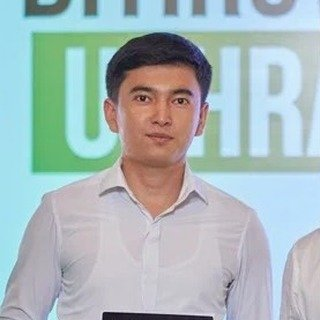
#> input picture edits/claude_sfx/profile.png, 320 x 320 px
$ python render7.py ../claude_sfx/profile.png ../claude_sfx/profile.png ../claude_sfx/profile.png ../claude_sfx/profile.png ../claude_sfx/profile.png ../claude_sfx/profile.png
#> lines starting #> are read from the running program, lines starting #| are printed output that depends on the picture
#!/usr/bin/env python3
"""ZRR story v2 — warm dark palette, shape-morphing speaker frame, b-roll, per-bullet animations.

usage: render2.py SRC.mov BROLL_DIR PHOTO.jpg OUT_PREFIX START END   (frame range, writes OUT_PREFIX.mp4)
       render2.py ... preview T1,T2,...                            (writes PNGs)
"""
import math
import os
import subprocess
import sys
from functools import lru_cache

import numpy as np
from PIL import Image, ImageDraw, ImageFilter, ImageFont

SRC, BROLL_DIR, PHOTO, OUT = sys.argv[1:5]
W, H, FPS = 1080, 1920, 30
SW, SH = 854, 480
SRC_FRAMES = 956
N = int(math.ceil((SRC_FRAMES / FPS + 1.05) * FPS))
DUR = N / FPS

# ---------- palette ----------
BG0 = (16, 8, 6)
BG1 = (52, 22, 14)
MAROON = (110, 36, 22)
RUST = (170, 70, 40)
AMBER = (232, 160, 58)
GOLD = (246, 198, 92)
CREAM = (247, 233, 210)
RED = (220, 70, 50)
MUTED = (150, 112, 92)

FD = "/usr/share/fonts/opentype/inter/"
@lru_cache(None)
def font(w, s): return ImageFont.truetype(FD + f"Inter-{w}.otf", s)
@lru_cache(None)
def dfont(w, s): return ImageFont.truetype(FD + f"InterDisplay-{w}.otf", s)

# ---------- easing ----------
def clamp(x, a=0.0, b=1.0): return max(a, min(b, x))
# [4 lines left out: function spring, not called in this run]
def ease_out(t): t = clamp(t); return 1 - (1 - t) ** 3
def ease_in(t): t = clamp(t); return t ** 3
def ease_io(t): t = clamp(t); return t * t * (3 - 2 * t)
def lerp(a, b, t): return a + (b - a) * t
def lerp_rect(a, b, t): return tuple(lerp(x, y, t) for x, y in zip(a, b))
def with_alpha(c, a): return (c[0], c[1], c[2], int(255 * clamp(a)))

# ---------- grading: warm, darker ----------
def make_lut():
    x = np.arange(256) / 255.0
    x = np.clip((x - 0.5) * 1.12 + 0.5, 0, 1) ** 1.12      # contrast + darker mids
    r = np.clip(x * 1.02 + 0.035, 0, 1)
    g = np.clip(x * 0.86 + 0.012, 0, 1)
    b = np.clip(x * 0.66 + 0.0, 0, 1)
    return [int(v * 255) for v in np.concatenate([r, g, b])]
LUT = make_lut()
def grade(im): return im.point(LUT)

# ---------- static layers ----------
def radial_bg():
    yy, xx = np.mgrid[0:H, 0:W].astype(np.float32)
    d1 = np.sqrt(((xx - 250) / 900) ** 2 + ((yy - 380) / 900) ** 2)
    d2 = np.sqrt(((xx - 900) / 800) ** 2 + ((yy - 1650) / 800) ** 2)
    g = np.clip(1 - d1, 0, 1) ** 1.6 * 0.9 + np.clip(1 - d2, 0, 1) ** 1.8 * 0.6
    base = np.array(BG0, np.float32)
    top = np.array(BG1, np.float32) * 1.25
    img = base[None, None] + (top - base)[None, None] * g[..., None]
    return Image.fromarray(np.uint8(np.clip(img, 0, 255)))
BG = radial_bg().convert("RGBA")
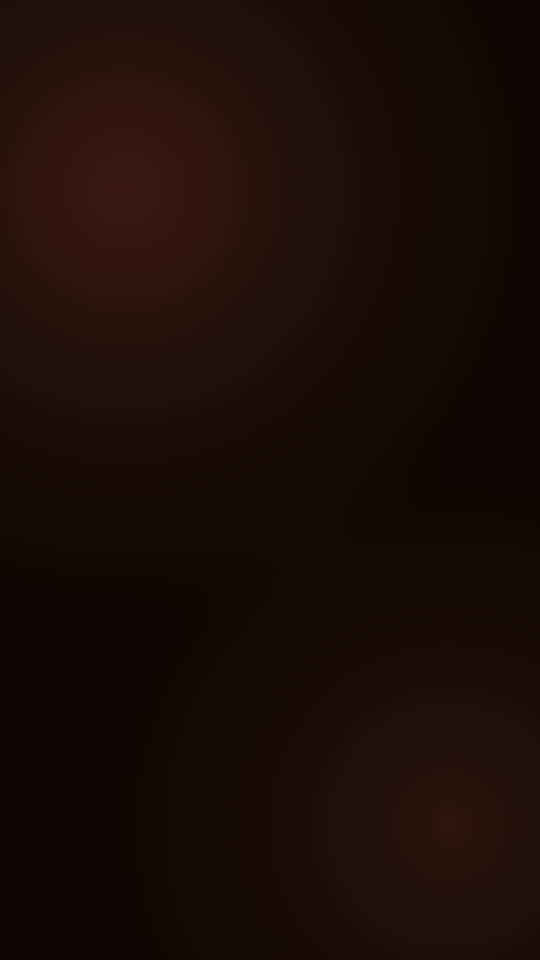
#> BG: PIL image 1080x1920 RGBA (shown at 1/2 size); mean R, G, B, A 26.9, 12.1, 8.2, 255

def vignette():
    yy, xx = np.mgrid[0:H, 0:W].astype(np.float32)
    d = np.sqrt(((xx - W / 2) / (W * 0.75)) ** 2 + ((yy - H / 2) / (H * 0.7)) ** 2)
    a = np.clip((d - 0.55) / 0.6, 0, 1) ** 1.5 * 200
    v = np.zeros((H, W, 4), np.uint8); v[..., 0:3] = BG0; v[..., 3] = a.astype(np.uint8)
    return Image.fromarray(v)
VIG = vignette()
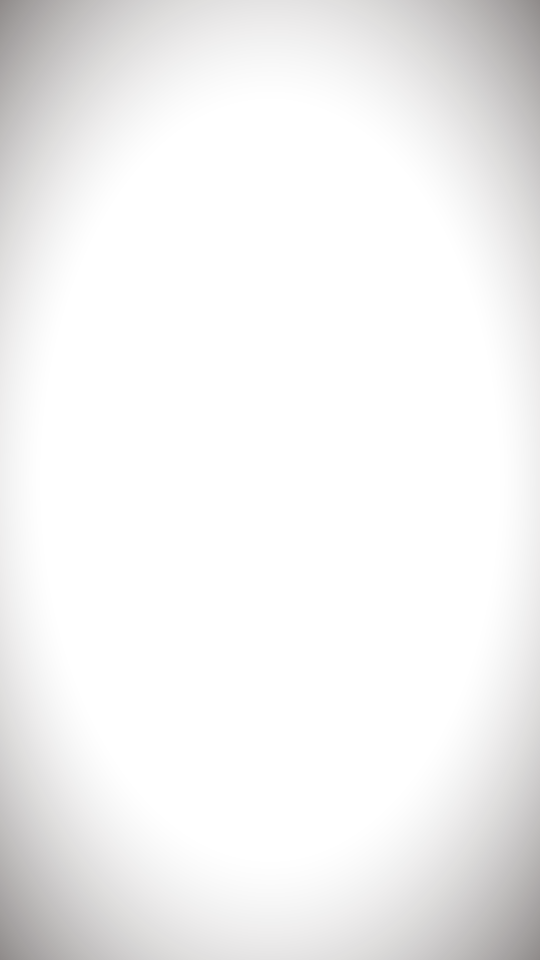
#> VIG: PIL image 1080x1920 RGBA (shown at 1/2 size); mean R, G, B, A 16, 8, 6, 12.9; transparent parts drawn white

def scrim(y0, y1, amax=0.9):
    a = np.zeros((H, W), np.float32)
    ramp = np.clip((np.arange(H) - y0) / max(1, (y1 - y0)), 0, 1) ** 1.4 * amax * 255
    a[:] = ramp[:, None]
    v = np.zeros((H, W, 4), np.uint8); v[..., 0:3] = BG0; v[..., 3] = a.astype(np.uint8)
    return Image.fromarray(v)
SCRIM_BOTTOM = scrim(1050, 1800, 0.92)
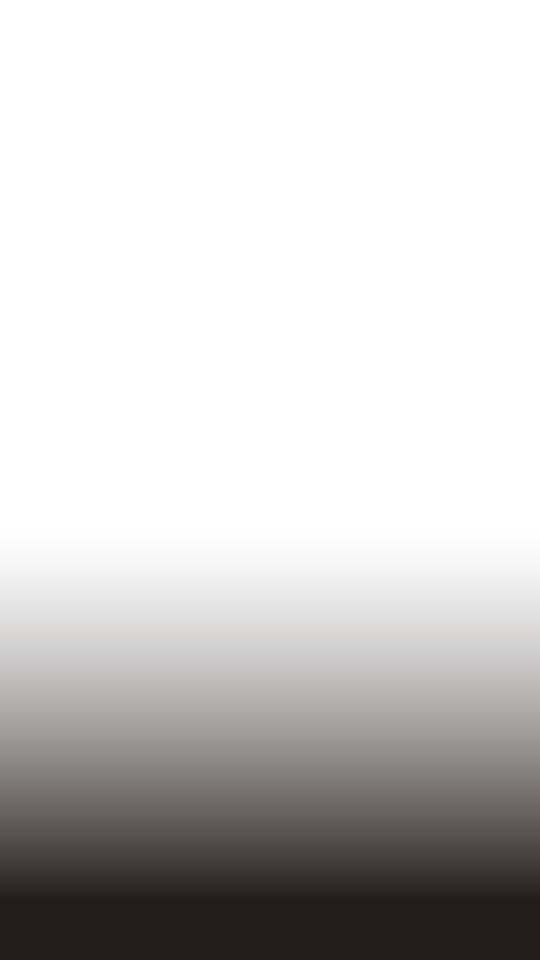
#> SCRIM_BOTTOM: PIL image 1080x1920 RGBA (shown at 1/2 size); mean R, G, B, A 16, 8, 6, 52.6; transparent parts drawn white

def topscrim():
    a = np.clip(1 - np.arange(H) / 620, 0, 1) ** 1.6 * 0.75 * 255
    v = np.zeros((H, W, 4), np.uint8); v[..., 0:3] = BG0; v[..., 3] = a[:, None].astype(np.uint8)
    return Image.fromarray(v)
SCRIM_TOP = topscrim()
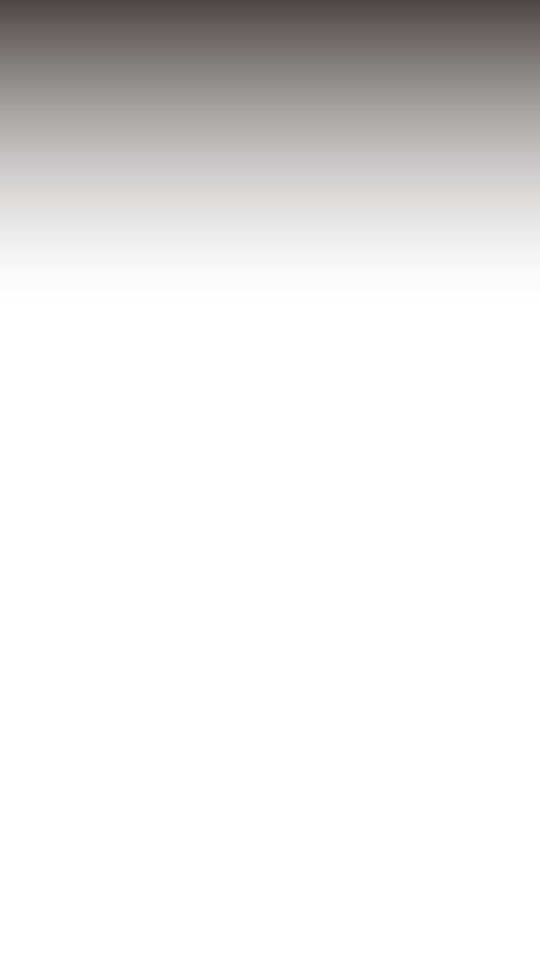
#> SCRIM_TOP: PIL image 1080x1920 RGBA (shown at 1/2 size); mean R, G, B, A 16, 8, 6, 23.6; transparent parts drawn white

PHOTO_IM = grade(Image.open(PHOTO).convert("RGB"))
#> in grade, `def grade(im): return im.point(LUT)`:
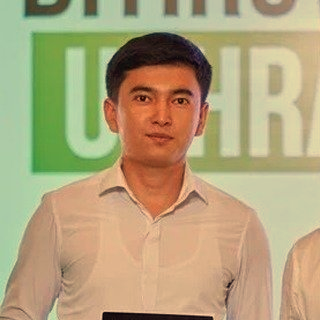
#> returned value: PIL image 320x320 RGB; mean R, G, B 177.9, 162.7, 123.2

# [11 lines left out: functions broll_frame, broll_at, not called in this run]

# ---------- layouts ----------
FULL = (0, 0, W, H, 0)
# Expert is either the lower half of a clean 50/50 split or hidden (voice-over).
# In the lower half the face sits around y≈1230, well clear of Instagram's top/bottom UI zones.
TOPH = (0, 0, W, H / 2, 0)
BOTH = (0, H / 2, W, H / 2, 0)
OFF = (0, H, W, H / 2, 0)
def circle(cx, cy, d): return (cx - d / 2, cy - d / 2, d, d, d / 2)

# segment: start, speaker rect, speaker zoom, media (kind, a, speed) , media rect
T_OUTRO = 29.85   # expert holds the final 3+ seconds
SEGS = [
    dict(t=0.0,   spk=BOTH, z=1.0,  media=None),
    dict(t=3.05,  spk=BOTH, z=1.0,  media=("photo",), mrect=TOPH),
    dict(t=8.70,  spk=OFF,  z=1.0,  media=("broll", 0.05, 0.53), mrect=FULL),
    dict(t=14.05, spk=BOTH, z=1.06, media=("neuro", 5.0, 1.0), mrect=TOPH),
    dict(t=18.80, spk=FULL, z=1.0,  media=None),
    dict(t=23.90, spk=BOTH, z=1.03, media=("broll", 2.95, 0.6), mrect=TOPH),
    dict(t=28.90, spk=OFF,  z=1.03, media=("broll", 6.90, 0.8), mrect=FULL),
    dict(t=T_OUTRO, spk=FULL, z=1.0, media=None),   # always end on the expert
]
# [5 lines left out: function seg_index, not called in this run]

# ---------- speaker ----------
SPK_REGION = (0, 0, 368, 480)
FACE = (186, 178)
# [27 lines left out: functions speaker_crop, rr_mask, window_shadow, not called in this run]

def glass_layer():
    yy, xx = np.mgrid[0:H, 0:W].astype(np.float32)
    d = (xx / W + yy / H * 0.55)
    a = np.clip(1 - d / 0.55, 0, 1) ** 2 * 30
    v = np.zeros((H, W, 4), np.uint8); v[..., 0:3] = 255; v[..., 3] = a.astype(np.uint8)
    return Image.fromarray(v)
GLASS = glass_layer()

def float_offset(t, phase=0.0, amp=7.0):
    return 3.0 * math.sin(t * 0.9 + phase), amp * math.sin(t * 2 * math.pi / 3.4 + phase)

# [88 lines left out: functions draw_window, media_image, text_layer, paste_alpha, reveal_words, not called in this run]

# ---------- captions (thin, one side, same place every time) ----------
BULLETS = [
    (3.05, "01", "Lug'at boyligi kam"),
    (8.70, "02", "Grammatik muammolar"),
    (14.05, "03", "Til tizimi buzilishi"),
    (18.80, "04", "Ijtimoiy aloqa yaxshi"),
    (23.90, "05", "O'yin faoliyati shakllangan"),
    (28.90, "06", "Ko'z bilan aloqa mavjud"),
]
CAP_X, CAP_Y = 72, 300

# [61 lines left out: functions caption_block, caption, feather_top, photo_half, not called in this run]

# ---------- neuron / brain footage (Ijtimoiy aloqa) ----------
NEURO_DIR = os.path.join(os.path.dirname(BROLL_DIR.rstrip("/")) or ".", "nf")
def _gmap():
    stops = [(0.0, (6, 3, 2)), (0.3, (70, 24, 12)), (0.62, (214, 120, 44)), (0.85, (246, 196, 100)), (1.0, (255, 240, 214))]
    lut = [[], [], []]
    for v in range(256):
        x = (v / 255) ** 0.95
        for k in range(len(stops) - 1):
            if stops[k][0] <= x <= stops[k + 1][0]:
                u = (x - stops[k][0]) / (stops[k + 1][0] - stops[k][0]); break
        c = [lerp(stops[k][1][ch], stops[k + 1][1][ch], u) for ch in range(3)]
        for ch in range(3): lut[ch].append(int(c[ch]))
    return lut
GMAP = _gmap()

# [139 lines left out: functions neuro_src, neuro_mask, neuro_frame, panel_bg, glow_sprite, graphic_network and 2 more, not called in this run]

SCRIM_SUB = scrim(900, 1640, 0.93)
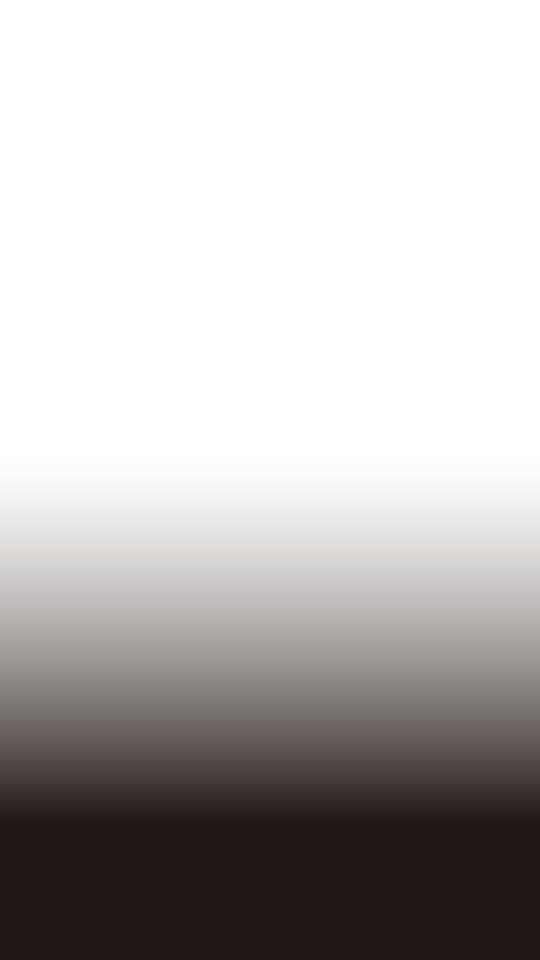
#> SCRIM_SUB: PIL image 1080x1920 RGBA (shown at 1/2 size); mean R, G, B, A 16, 8, 6, 72.4; transparent parts drawn white

# [9 lines left out: function shadowed, not called in this run]

SUBS = {
    3: dict(label="04  ——  ZRR belgisi", line1=[("Ijtimoiy", 19.20), ("aloqa", 19.55)], line2=("yaxshi", 20.00),
            start=19.0, exit=23.35, end=23.9),
    5: dict(label="06  ——  ZRR belgisi", line1=[("Ko'z", 29.05), ("bilan", 29.30), ("aloqa", 29.55)], line2=("mavjud", 30.00),
            start=28.95, exit=31.0, end=31.45),
}
# [26 lines left out: function kinetic_sub, not called in this run]

T_NAME = 31.35
# [9 lines left out: function outro, not called in this run]

# ---------- frame ----------
TRANS = 0.55
# [81 lines left out: functions render, decode, not called in this run]

if sys.argv[5] == "preview":
    times = [float(x) for x in sys.argv[6].split(",")]
    for tt in times:
        fi = int(tt * FPS)
        p = decode(min(fi, SRC_FRAMES - 1))
        img = Image.frombytes("RGB", (SW, SH), p.stdout.read(SW * SH * 3)); p.kill()
        render(fi, img).save(f"{OUT}_{tt:05.2f}.png")
    sys.exit(0)

#> (the run stopped early here; a loop or call above may not have finished)
